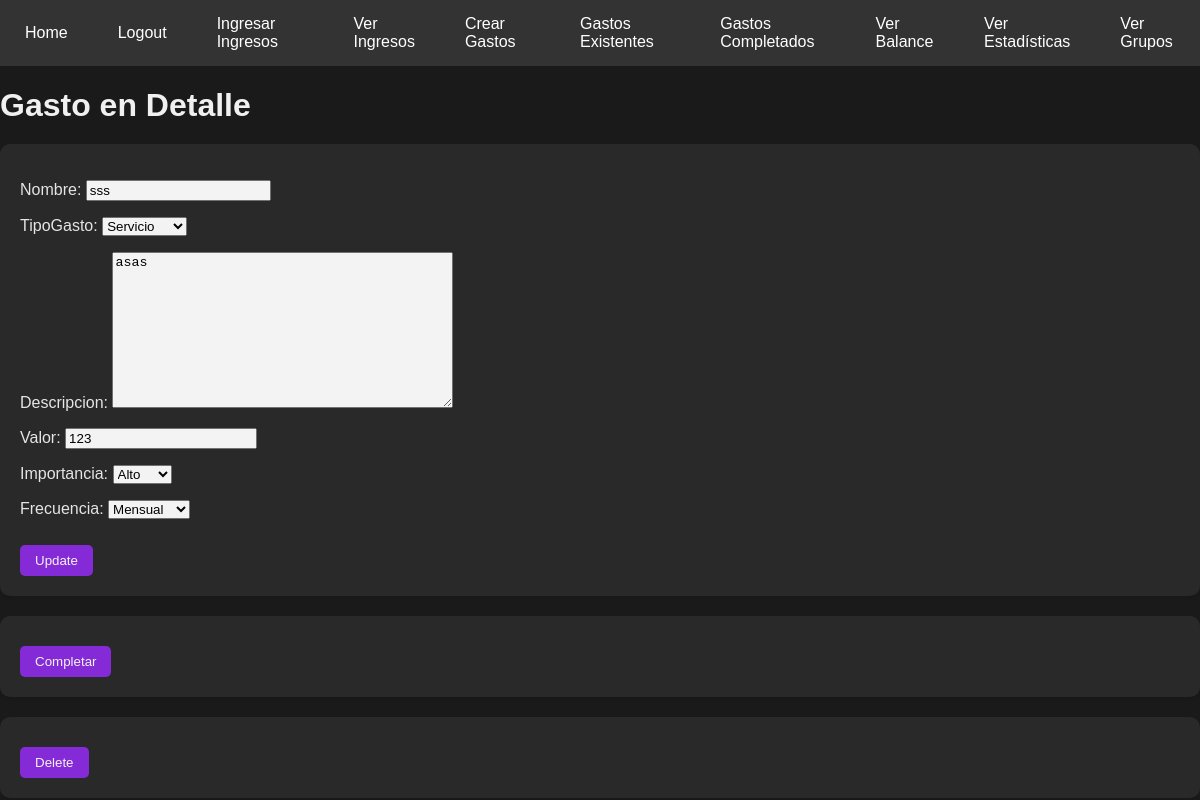
The app's page /verGastos/1/ (signed in) with its own data.
### tasks/models.py (models this page shows, shortened)
class CrearGasto(models.Model):
    id = models.AutoField(primary_key=True)
    Nombre = models.CharField(max_length=50)
    TIPO_GASTO_CHOICES = [
        ('servicios', 'Servicio'),
        ('deuda', 'Deuda'),
        ('comida', 'Comida'),
        ('hogar', 'Hogar'),
        ('educacion','Educacion'),
        ('ocio','Ocio'),
        ('otros', 'Otros'),
    ]
    TipoGasto = models.CharField(max_length=50, choices=TIPO_GASTO_CHOICES)
    Descripcion = models.TextField(blank=True)
    Valor = models.BigIntegerField(default=0, blank=True, null=True)
    datecreated = models.DateTimeField(auto_now_add=True)
    datecompleted = models.DateTimeField(null=True)
    IMPORTANCIA_CHOICES = [
        ('alto', 'Alto'),
        ('medio', 'Medio'),
        ('bajo', 'Bajo'),
    ]
    Importancia = models.CharField(max_length=50, choices=IMPORTANCIA_CHOICES, default='medio')
    FRECUENCIA_CHOICES = [
        ('mensual', 'Mensual'),
        ('trimestral', 'Trimestral'),
        ('semestral', 'Semestral'),
        ('unico', 'Único'),
    ]
    Frecuencia = models.CharField(max_length=50, choices=FRECUENCIA_CHOICES, default='unico')
    user = models.ForeignKey(User, on_delete=models.CASCADE)

### tasks/views.py (the view, shortened to what this page needs)
# urls.py: path('verGastos/<int:gasto_id>/', views.gastoDetail, name= 'gastoDetail'),
@login_required
def gastoDetail(request, gasto_id):
    if request.method == 'GET':
        crearGasto = get_object_or_404(CrearGasto, pk=gasto_id, user = request.user)
        form = CrearGastoForm(instance = crearGasto)
        return render(request, 'gastoDetail.html' , {'gasto' : crearGasto, 'form' : form})

### tasks/forms.py
class CrearGastoForm(forms.ModelForm):
    FRECUENCIA_CHOICES = [
        ('mensual', 'Mensual'),
        ('trimestral', 'Trimestral'),
        ('semestral', 'Semestral'),
        ('unico', 'Único'),
    ]
    Frecuencia = forms.ChoiceField(choices=FRECUENCIA_CHOICES, required=True, label='Frecuencia')
    class Meta:
        model = CrearGasto
        fields = ['Nombre', 'TipoGasto', 'Descripcion', 'Valor', 'Importancia', 'Frecuencia']  # Agrega 'Importancia' al formulario

### tasks/templates/gastoDetail.html (shortened to what this page needs)
{% extends 'base.html' %}
{% block content %}
<h1>Gasto en Detalle</h1>
<form method="POST">
    {{ form.as_p }}
    <button type="submit">Update</button>
</form>
<form action="{% url 'completeGasto' gasto.id %}" method="POST">
    <button type="submit">Completar</button>
</form>
<form action="{% url 'completeGasto' gasto.id %}" method="POST">
    <button type="submit">Delete</button>
</form>
{% endblock %}

### tasks/templates/base.html (style rules this page uses)
body { margin: 0; padding: 0; font-family: Arial, sans-serif; background-color: #f2f2f2; }

### tasks/templates/gastoDetail.html (style rules this page uses)
body { background-color: #1a1a1a; color: #f0f0f0; font-family: Arial, sans-serif; }
h1 { font-size: 2rem; margin-bottom: 20px; color: #f0f0f0; }
form { margin-top: 20px; padding: 20px; background-color: #2a2a2a; border-radius: 10px; box-shadow: 0 2px 4px rgba(0, 0, 0, 0.1); opacity: 0.95; transition: background-color 0.3s; }
button { margin-top: 10px; padding: 8px 15px; background-color: #8a2be2; color: #fff; border: none; border-radius: 5px; cursor: pointer; transition: background-color 0.5s; }

### records on screen
CrearGasto: Nombre "sss", TipoGasto "Servicio", Descripcion "asas", Valor "123", Importancia "Alto", Frecuencia "Mensual"
